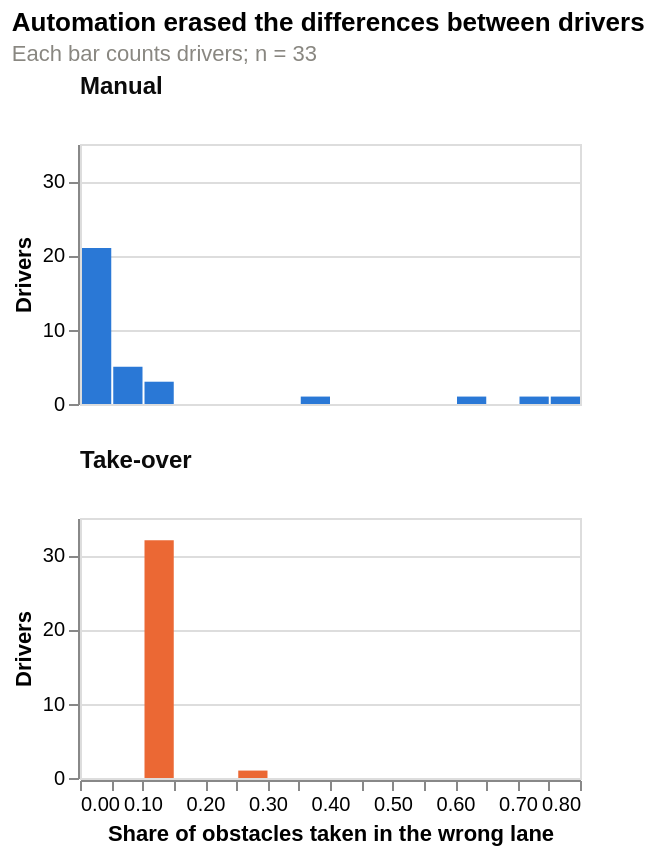

The code cell stored with this chart in its notebook:
### Code cell
# so: a distribution, not a relationship
wr = sub.melt(id_vars=["subject"],
              value_vars=["wronglane_manual", "wronglane_takeover"],
              var_name="condition", value_name="rate")
wr["condition"] = wr["condition"].map({"wronglane_manual": "Manual",
                                       "wronglane_takeover": "Take-over"})

chart3 = alt.Chart(wr).mark_bar().encode(
    x=alt.X("rate:Q", bin=alt.Bin(step=0.05, extent=[0, 0.8]),
            title="Share of obstacles taken in the wrong lane"),
    y=alt.Y("count():Q", title="Drivers", axis=alt.Axis(format="d")),
    color=alt.Color("condition:N",
                    scale=alt.Scale(domain=["Take-over", "Manual"],
                                    range=[ORANGE, BLUE]), legend=None),
).properties(width=250, height=130).facet(
    row=alt.Row("condition:N", title=None, sort=["Manual", "Take-over"],
                header=alt.Header(labelOrient="top", labelAngle=0,
                                  labelAnchor="start", labelFontSize=12,
                                  labelFontWeight=600, labelColor=INK)),
).properties(
    title=alt.Title("Automation erased the differences between drivers",
                    subtitle="Each bar counts drivers; n = 33",
                    anchor="start", fontSize=13, subtitleFontSize=11,
                    subtitleColor=MUTED))

chart3

### Figure 1 — Vega-Lite specification as saved in the notebook (floating-point values rounded to 4 significant figures)
{"config": {"view": {"continuousWidth": 300, "continuousHeight": 300}}, "data": {"name": "data-5e6bd67e3d6b5e3033d3145211920012"}, "facet": {"row": {"field": "condition", "header": {"labelAnchor": "start", "labelAngle": 0, "labelColor": "#0b0b0b", "labelFontSize": 12, "labelFontWeight": 600, "labelOrient": "top"}, "sort": ["Manual", "Take-over"], "title": null, "type": "nominal"}}, "spec": {"mark": {"type": "bar"}, "encoding": {"color": {"field": "condition", "legend": null, "scale": {"domain": ["Take-over", "Manual"], "range": ["#eb6834", "#2a78d6"]}, "type": "nominal"}, "x": {"bin": {"extent": [0, 0.8], "step": 0.05}, "field": "rate", "title": "Share of obstacles taken in the wrong lane", "type": "quantitative"}, "y": {"aggregate": "count", "axis": {"format": "d"}, "title": "Drivers", "type": "quantitative"}}, "height": 130, "width": 250}, "title": {"text": "Automation erased the differences between drivers", "anchor": "start", "fontSize": 13, "subtitle": "Each bar counts drivers; n = 33", "subtitleColor": "#898781", "subtitleFontSize": 11}, "$schema": "https://vega.github.io/schema/vega-lite/v6.1.0.json", "datasets": {"data-5e6bd67e3d6b5e3033d3145211920012": [{"subject": 1, "condition": "Manual", "rate": 0.0}, {"subject": 2, "condition": "Manual", "rate": 0.625}, {"subject": 3, "condition": "Manual", "rate": 0.125}, {"subject": 4, "condition": "Manual", "rate": 0.0}, {"subject": 5, "condition": "Manual", "rate": 0.1176}, {"subject": 6, "condition": "Manual", "rate": 0.7333}, {"subject": 7, "condition": "Manual", "rate": 0.125}, {"subject": 8, "condition": "Manual", "rate": 0.0625}, {"subject": 10, "condition": "Manual", "rate": 0.0}, {"subject": 11, "condition": "Manual", "rate": 0.0}, {"subject": 12, "condition": "Manual", "rate": 0.0625}, {"subject": 13, "condition": "Manual", "rate": 0.75}, {"subject": 14, "condition": "Manual", "rate": 0.0}, {"subject": 15, "condition": "Manual", "rate": 0.0}, {"subject": 17, "condition": "Manual", "rate": 0.0}, {"subject": 19, "condition": "Manual", "rate": 0.375}, {"subject": 20, "condition": "Manual", "rate": 0.0}, {"subject": 21, "condition": "Manual", "rate": 0.0625}, {"subject": 22, "condition": "Manual", "rate": 0.0625}, {"subject": 23, "condition": "Manual", "rate": 0.0}, {"subject": 24, "condition": "Manual", "rate": 0.0}, {"subject": 25, "condition": "Manual", "rate": 0.0625}, {"subject": 26, "condition": "Manual", "rate": 0.0}, {"subject": 28, "condition": "Manual", "rate": 0.0}, {"subject": 29, "condition": "Manual", "rate": 0.0}, {"subject": 30, "condition": "Manual", "rate": 0.0}, {"subject": 31, "condition": "Manual", "rate": 0.0}, {"subject": 32, "condition": "Manual", "rate": 0.0}, {"subject": 33, "condition": "Manual", "rate": 0.0}, {"subject": 34, "condition": "Manual", "rate": 0.0}, {"subject": 35, "condition": "Manual", "rate": 0.0}, {"subject": 36, "condition": "Manual", "rate": 0.0}, {"subject": 37, "condition": "Manual", "rate": 0.0}, {"subject": 1, "condition": "Take-over", "rate": 0.125}, {"subject": 2, "condition": "Take-over", "rate": 0.125}, {"subject": 3, "condition": "Take-over", "rate": 0.125}, {"subject": 4, "condition": "Take-over", "rate": 0.125}, {"subject": 5, "condition": "Take-over", "rate": 0.125}, {"subject": 6, "condition": "Take-over", "rate": 0.125}, {"subject": 7, "condition": "Take-over", "rate": 0.125}, {"subject": 8, "condition": "Take-over", "rate": 0.125}, {"subject": 10, "condition": "Take-over", "rate": 0.125}, {"subject": 11, "condition": "Take-over", "rate": 0.125}, {"subject": 12, "condition": "Take-over", "rate": 0.125}, {"subject": 13, "condition": "Take-over", "rate": 0.125}, {"subject": 14, "condition": "Take-over", "rate": 0.125}, {"subject": 15, "condition": "Take-over", "rate": 0.125}, {"subject": 17, "condition": "Take-over", "rate": 0.125}, {"subject": 19, "condition": "Take-over", "rate": 0.125}, {"subject": 20, "condition": "Take-over", "rate": 0.125}, {"subject": 21, "condition": "Take-over", "rate": 0.125}, {"subject": 22, "condition": "Take-over", "rate": 0.125}, {"subject": 23, "condition": "Take-over", "rate": 0.125}, {"subject": 24, "condition": "Take-over", "rate": 0.125}, {"subject": 25, "condition": "Take-over", "rate": 0.125}, {"subject": 26, "condition": "Take-over", "rate": 0.125}, {"subject": 28, "condition": "Take-over", "rate": 0.125}, {"subject": 29, "condition": "Take-over", "rate": 0.125}, {"subject": 30, "condition": "Take-over", "rate": 0.125}, {"subject": 31, "condition": "Take-over", "rate": 0.25}, {"subject": 32, "condition": "Take-over", "rate": 0.125}, {"subject": 33, "condition": "Take-over", "rate": 0.125}, {"subject": 34, "condition": "Take-over", "rate": 0.125}, {"subject": 35, "condition": "Take-over", "rate": 0.125}, {"subject": 36, "condition": "Take-over", "rate": 0.125}, {"subject": 37, "condition": "Take-over", "rate": 0.125}]}}
